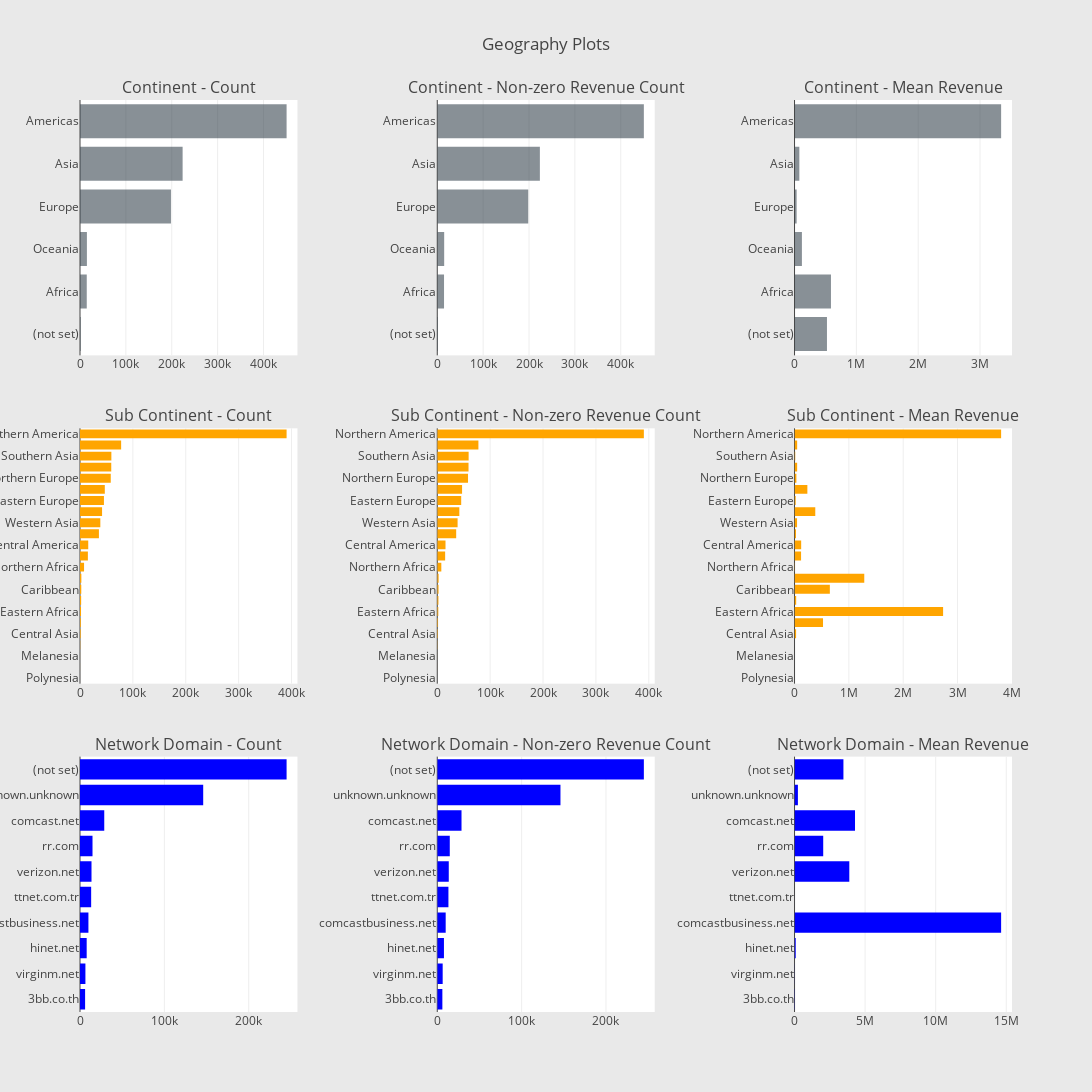

The notebook cell saved with this chart:
### Code cell
from plotly import tools
import plotly.offline as py
py.init_notebook_mode(connected=True)
import plotly.graph_objs as go


def horizontal_bar_chart(cnt_srs, color):
    trace = go.Bar(
        y=cnt_srs.index[::-1],
        x=cnt_srs.values[::-1],
        showlegend=False,
        orientation = 'h',
        marker=dict(
            color=color,
        ),
    )
    return trace

# Continent
cnt_srs = train_df.groupby('geoNetwork.continent')['totals.transactionRevenue'].agg(['size', 'count', 'mean'])
cnt_srs.columns = ["count", "count of non-zero revenue", "mean"]
cnt_srs = cnt_srs.sort_values(by="count", ascending=False)
trace1 = horizontal_bar_chart(cnt_srs["count"].head(10), 'rgba(58, 71, 80, 0.6)')
trace2 = horizontal_bar_chart(cnt_srs["count of non-zero revenue"].head(10), 'rgba(58, 71, 80, 0.6)')
trace3 = horizontal_bar_chart(cnt_srs["mean"].head(10), 'rgba(58, 71, 80, 0.6)')

# Sub-continent
cnt_srs = train_df.groupby('geoNetwork.subContinent')['totals.transactionRevenue'].agg(['size', 'count', 'mean'])
cnt_srs.columns = ["count", "count of non-zero revenue", "mean"]
cnt_srs = cnt_srs.sort_values(by="count", ascending=False)
trace4 = horizontal_bar_chart(cnt_srs["count"], 'orange')
trace5 = horizontal_bar_chart(cnt_srs["count of non-zero revenue"], 'orange')
trace6 = horizontal_bar_chart(cnt_srs["mean"], 'orange')

# Network domain
cnt_srs = train_df.groupby('geoNetwork.networkDomain')['totals.transactionRevenue'].agg(['size', 'count', 'mean'])
cnt_srs.columns = ["count", "count of non-zero revenue", "mean"]
cnt_srs = cnt_srs.sort_values(by="count", ascending=False)
trace7 = horizontal_bar_chart(cnt_srs["count"].head(10), 'blue')
trace8 = horizontal_bar_chart(cnt_srs["count of non-zero revenue"].head(10), 'blue')
trace9 = horizontal_bar_chart(cnt_srs["mean"].head(10), 'blue')

# Creating two subplots
fig = tools.make_subplots(rows=3, cols=3, vertical_spacing=0.08, horizontal_spacing=0.15, 
                          subplot_titles=["Continent - Count", "Continent - Non-zero Revenue Count", "Continent - Mean Revenue",
                                          "Sub Continent - Count",  "Sub Continent - Non-zero Revenue Count", "Sub Continent - Mean Revenue",
                                          "Network Domain - Count", "Network Domain - Non-zero Revenue Count", "Network Domain - Mean Revenue"])

fig.append_trace(trace1, 1, 1)
fig.append_trace(trace2, 1, 2)
fig.append_trace(trace3, 1, 3)
fig.append_trace(trace4, 2, 1)
fig.append_trace(trace5, 2, 2)
fig.append_trace(trace6, 2, 3)
fig.append_trace(trace7, 3, 1)
fig.append_trace(trace8, 3, 2)
fig.append_trace(trace9, 3, 3)

fig['layout'].update(height=1500, width=1200, paper_bgcolor='rgb(233,233,233)', title="Geography Plots")
py.iplot(fig, filename='geo-plots')

### Figure 1 — Plotly figure (JSON) as saved in the notebook; plotly's stock layout.template omitted (floating-point values rounded to 4 significant figures)
{"data": [{"marker": {"color": "rgba(58, 71, 80, 0.6)"}, "orientation": "h", "showlegend": false, "type": "bar", "uid": "890c9f5e-d6b0-11e8-a795-48ba4e3e7c9f", "x": [1468, 14745, 15054, 198311, 223698, 450377], "xaxis": "x", "y": ["(not set)", "Africa", "Oceania", "Europe", "Asia", "Americas"], "yaxis": "y"}, {"marker": {"color": "rgba(58, 71, 80, 0.6)"}, "orientation": "h", "showlegend": false, "type": "bar", "uid": "890d8cf6-d6b0-11e8-917a-48ba4e3e7c9f", "x": [1468, 14745, 15054, 198311, 223698, 450377], "xaxis": "x2", "y": ["(not set)", "Africa", "Oceania", "Europe", "Asia", "Americas"], "yaxis": "y2"}, {"marker": {"color": "rgba(58, 71, 80, 0.6)"}, "orientation": "h", "showlegend": false, "type": "bar", "uid": "890e1c3e-d6b0-11e8-b8a8-48ba4e3e7c9f", "x": [524400.0, 589200.0, 119100.0, 34020.0, 77790.0, 3341000.0], "xaxis": "x3", "y": ["(not set)", "Africa", "Oceania", "Europe", "Asia", "Americas"], "yaxis": "y3"}, {"marker": {"color": "orange"}, "orientation": "h", "showlegend": false, "type": "bar", "uid": "890f3276-d6b0-11e8-b3f4-48ba4e3e7c9f", "x": [25, 55, 81, 393, 1215, 1468, 1927, 2169, 2406, 2573, 7683, 14893, 15583, 35780, 38443, 41731, 45249, 46919, 58168, 59114, 59321, 77800, 390657], "xaxis": "x4", "y": ["Polynesia", "Micronesian Region", "Melanesia", "Middle Africa", "Central Asia", "(not set)", "Eastern Africa", "Southern Africa", "Caribbean", "Western Africa", "Northern Africa", "Australasia", "Central America", "Southern Europe", "Western Asia", "South America", "Eastern Europe", "Eastern Asia", "Northern Europe", "Western Europe", "Southern Asia", "Southeast Asia", "Northern America"], "yaxis": "y4"}, {"marker": {"color": "orange"}, "orientation": "h", "showlegend": false, "type": "bar", "uid": "8910238c-d6b0-11e8-9383-48ba4e3e7c9f", "x": [25, 55, 81, 393, 1215, 1468, 1927, 2169, 2406, 2573, 7683, 14893, 15583, 35780, 38443, 41731, 45249, 46919, 58168, 59114, 59321, 77800, 390657], "xaxis": "x5", "y": ["Polynesia", "Micronesian Region", "Melanesia", "Middle Africa", "Central Asia", "(not set)", "Eastern Africa", "Southern Africa", "Caribbean", "Western Africa", "Northern Africa", "Australasia", "Central America", "Southern Europe", "Western Asia", "South America", "Eastern Europe", "Eastern Asia", "Northern Europe", "Western Europe", "Southern Asia", "Southeast Asia", "Northern America"], "yaxis": "y5"}, {"marker": {"color": "orange"}, "orientation": "h", "showlegend": false, "type": "bar", "uid": "89116ba8-d6b0-11e8-8750-48ba4e3e7c9f", "x": [0, 0, 0, 0, 28790.0, 524400.0, 2734000.0, 30290.0, 649900.0, 1283000.0, 6633.0, 120400.0, 122300.0, 26940.0, 46330.0, 381900.0, 20920.0, 236000.0, 34280.0, 48080.0, 12720.0, 48280.0, 3802000.0], "xaxis": "x6", "y": ["Polynesia", "Micronesian Region", "Melanesia", "Middle Africa", "Central Asia", "(not set)", "Eastern Africa", "Southern Africa", "Caribbean", "Western Africa", "Northern Africa", "Australasia", "Central America", "Southern Europe", "Western Asia", "South America", "Eastern Europe", "Eastern Asia", "Northern Europe", "Western Europe", "Southern Asia", "Southeast Asia", "Northern America"], "yaxis": "y6"}, {"marker": {"color": "blue"}, "orientation": "h", "showlegend": false, "type": "bar", "uid": "89128502-d6b0-11e8-a4dd-48ba4e3e7c9f", "x": [6046, 6414, 7919, 9985, 13228, 13637, 14827, 28743, 146034, 244881], "xaxis": "x7", "y": ["3bb.co.th", "virginm.net", "hinet.net", "comcastbusiness.net", "ttnet.com.tr", "verizon.net", "rr.com", "comcast.net", "unknown.unknown", "(not set)"], "yaxis": "y7"}, {"marker": {"color": "blue"}, "orientation": "h", "showlegend": false, "type": "bar", "uid": "89131e62-d6b0-11e8-bbaf-48ba4e3e7c9f", "x": [6046, 6414, 7919, 9985, 13228, 13637, 14827, 28743, 146034, 244881], "xaxis": "x8", "y": ["3bb.co.th", "virginm.net", "hinet.net", "comcastbusiness.net", "ttnet.com.tr", "verizon.net", "rr.com", "comcast.net", "unknown.unknown", "(not set)"], "yaxis": "y8"}, {"marker": {"color": "blue"}, "orientation": "h", "showlegend": false, "type": "bar", "uid": "8915d24a-d6b0-11e8-9eac-48ba4e3e7c9f", "x": [23250.0, 9708.0, 84580.0, 14640000.0, 1320.0, 3881000.0, 2032000.0, 4285000.0, 239000.0, 3464000.0], "xaxis": "x9", "y": ["3bb.co.th", "virginm.net", "hinet.net", "comcastbusiness.net", "ttnet.com.tr", "verizon.net", "rr.com", "comcast.net", "unknown.unknown", "(not set)"], "yaxis": "y9"}], "layout": {"annotations": [{"font": {"size": 16}, "showarrow": false, "text": "Continent - Count", "x": 0.1167, "xanchor": "center", "xref": "paper", "y": 1, "yanchor": "bottom", "yref": "paper"}, {"font": {"size": 16}, "showarrow": false, "text": "Continent - Non-zero Revenue Count", "x": 0.5, "xanchor": "center", "xref": "paper", "y": 1, "yanchor": "bottom", "yref": "paper"}, {"font": {"size": 16}, "showarrow": false, "text": "Continent - Mean Revenue", "x": 0.8833, "xanchor": "center", "xref": "paper", "y": 1, "yanchor": "bottom", "yref": "paper"}, {"font": {"size": 16}, "showarrow": false, "text": "Sub Continent - Count", "x": 0.1167, "xanchor": "center", "xref": "paper", "y": 0.64, "yanchor": "bottom", "yref": "paper"}, {"font": {"size": 16}, "showarrow": false, "text": "Sub Continent - Non-zero Revenue Count", "x": 0.5, "xanchor": "center", "xref": "paper", "y": 0.64, "yanchor": "bottom", "yref": "paper"}, {"font": {"size": 16}, "showarrow": false, "text": "Sub Continent - Mean Revenue", "x": 0.8833, "xanchor": "center", "xref": "paper", "y": 0.64, "yanchor": "bottom", "yref": "paper"}, {"font": {"size": 16}, "showarrow": false, "text": "Network Domain - Count", "x": 0.1167, "xanchor": "center", "xref": "paper", "y": 0.28, "yanchor": "bottom", "yref": "paper"}, {"font": {"size": 16}, "showarrow": false, "text": "Network Domain - Non-zero Revenue Count", "x": 0.5, "xanchor": "center", "xref": "paper", "y": 0.28, "yanchor": "bottom", "yref": "paper"}, {"font": {"size": 16}, "showarrow": false, "text": "Network Domain - Mean Revenue", "x": 0.8833, "xanchor": "center", "xref": "paper", "y": 0.28, "yanchor": "bottom", "yref": "paper"}], "height": 1500, "paper_bgcolor": "rgb(233,233,233)", "title": "Geography Plots", "width": 1200, "xaxis": {"anchor": "y", "domain": [0, 0.2333]}, "xaxis2": {"anchor": "y2", "domain": [0.3833, 0.6167]}, "xaxis3": {"anchor": "y3", "domain": [0.7667, 1.0]}, "xaxis4": {"anchor": "y4", "domain": [0, 0.2333]}, "xaxis5": {"anchor": "y5", "domain": [0.3833, 0.6167]}, "xaxis6": {"anchor": "y6", "domain": [0.7667, 1.0]}, "xaxis7": {"anchor": "y7", "domain": [0, 0.2333]}, "xaxis8": {"anchor": "y8", "domain": [0.3833, 0.6167]}, "xaxis9": {"anchor": "y9", "domain": [0.7667, 1.0]}, "yaxis": {"anchor": "x", "domain": [0.72, 1]}, "yaxis2": {"anchor": "x2", "domain": [0.72, 1]}, "yaxis3": {"anchor": "x3", "domain": [0.72, 1]}, "yaxis4": {"anchor": "x4", "domain": [0.36, 0.64]}, "yaxis5": {"anchor": "x5", "domain": [0.36, 0.64]}, "yaxis6": {"anchor": "x6", "domain": [0.36, 0.64]}, "yaxis7": {"anchor": "x7", "domain": [0, 0.28]}, "yaxis8": {"anchor": "x8", "domain": [0, 0.28]}, "yaxis9": {"anchor": "x9", "domain": [0, 0.28]}}}
